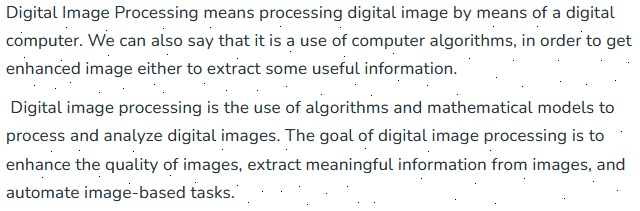
#> input picture 10.jpg, 640 x 211 px
$ python Q3.py   (older library calls are emulated)
#> lines starting #> are read from the running program, lines starting #| are printed output that depends on the picture; after the words box and inside, x2 and y2 are one past the last pixel; in counts of white or black regions, pixels touching at a corner belong together
#!/usr/bin/env python3
# -*- coding: utf-8 -*-
"""
Created on Mon Oct 30 13:38:24 2023

@author: bmiit202006100110081
"""


import cv2
import numpy as np


# Loading the image
img = cv2.imread('10.jpg')
#> img is the input picture: shape (211, 640, 3); mean B, G, R 237.2, 237.3, 236.2

# preprocess the image
gray_img = cv2.cvtColor(img , cv2.COLOR_BGR2GRAY)

kernel = np.ones((2,2), np.uint8)

# Applying threshold
otsu_threshold, image_result = cv2.threshold(gray_img, 0, 255, cv2.THRESH_BINARY + cv2.THRESH_OTSU,)
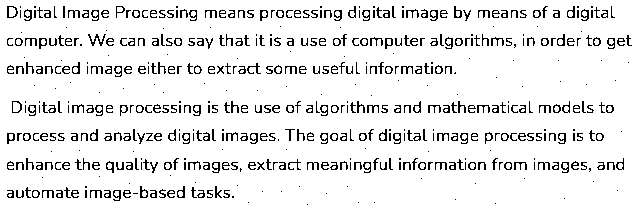
#> image_result: shape (211, 640); 91% white; black in thin lines or dots
#> otsu_threshold = 170


invert=cv2.bitwise_not(image_result)
#> invert: shape (211, 640); 9% white in thin lines or dots
img_erosion = cv2.erode(invert, kernel, iterations=1)
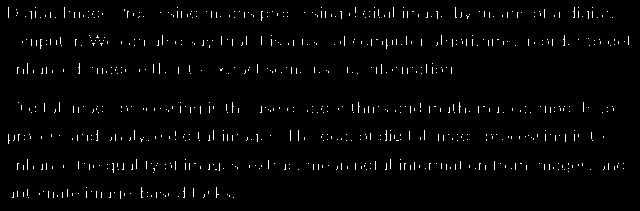
#> img_erosion: shape (211, 640); 1.8% white in thin lines or dots, all inside (x1, y1, x2, y2) = (8, 7, 629, 199)
kernel2=np.ones((8,8),np.uint8)
img_dilation=cv2.dilate(img_erosion,kernel2,iterations=1)
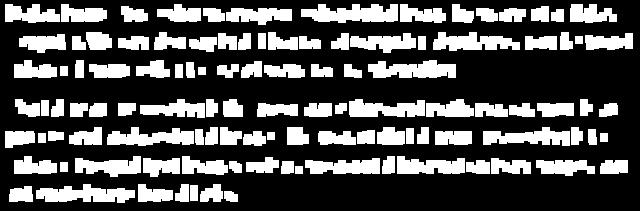
#> img_dilation: shape (211, 640); 31.3% white; 110 white regions, largest, box (x1, y1, x2, y2) and area: (301, 4, 398, 23) 1324, (36, 184, 135, 203) 1233, (368, 60, 456, 78) 1175
# Apply the Component analysis function
totalLabels, label_ids, values, centroid = cv2.connectedComponentsWithStats(img_dilation, 4, cv2.CV_32S)
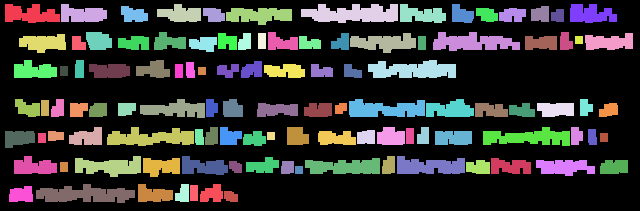
#> label_ids: shape (211, 640) int32; 111 distinct labels, from 0 to 110; one colour per label, 0 black
#> totalLabels = 111; values = 111 rows, first 6: [0, 0, 640, 211, 92782], [5, 4, 55, 19, 734], [61, 4, 46, 18, 625], [157, 4, 44, 18, 552], [301, 4, 97, 19, 1324], [400, 4, 46, 19, 598]; centroid = 111 pairs, first value 18.38 to 613.8, second value 13.51 to 196.1


print("Total",totalLabels)
#| Total 111
cv2.imshow("Image", img)
cv2.imshow("Inveryt",invert)
cv2.imshow("Filtered Components", img_dilation)
cv2.waitKey(0)
